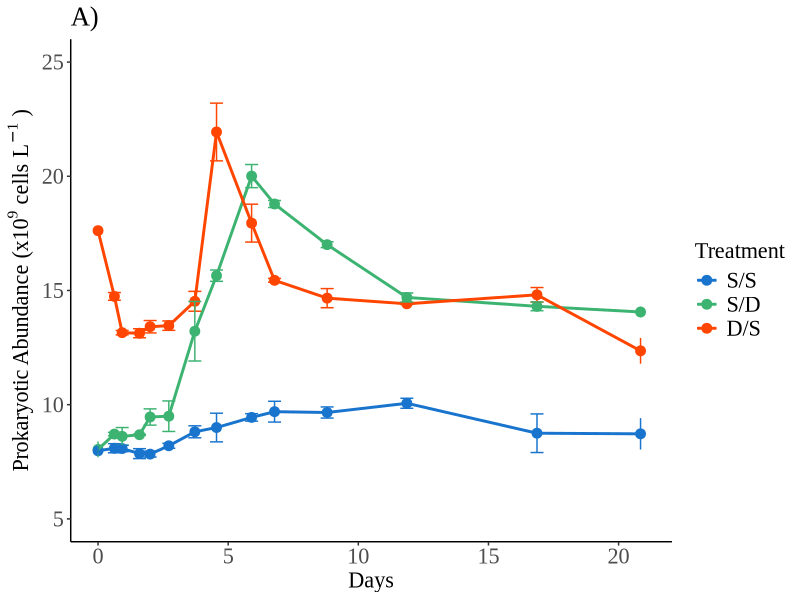
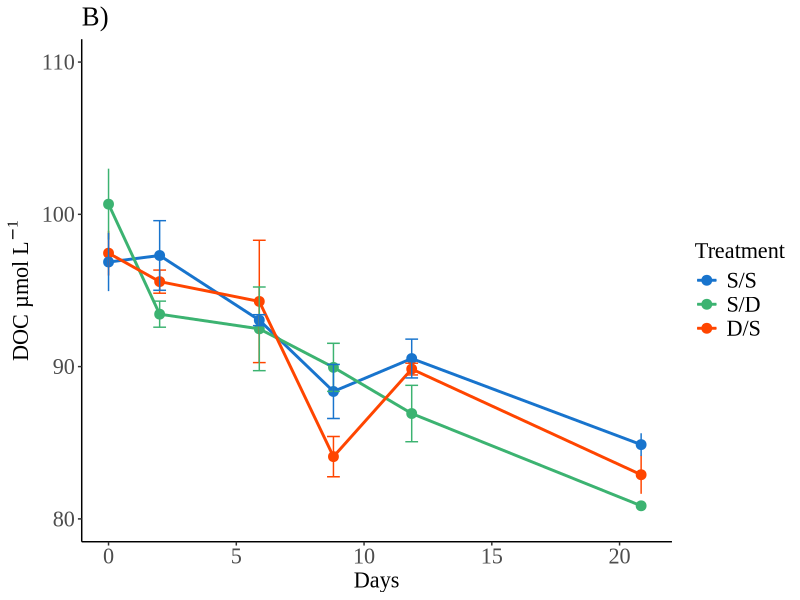
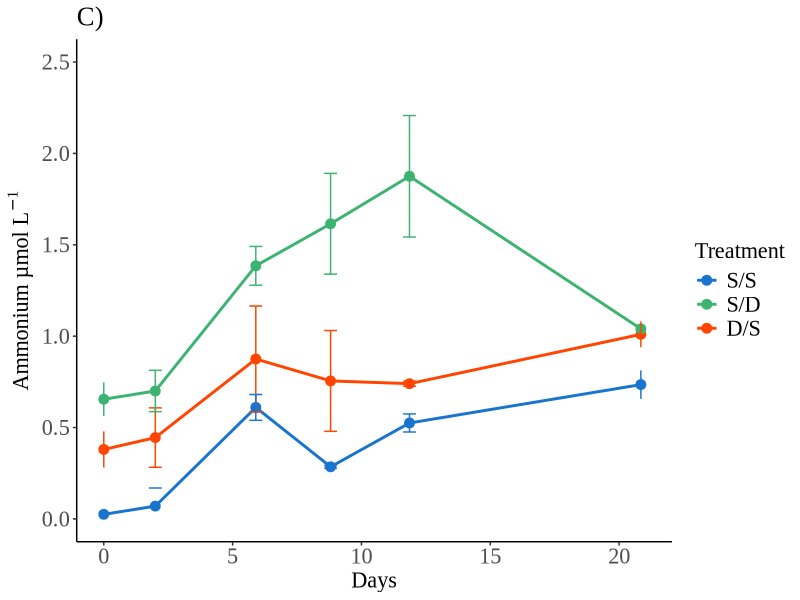
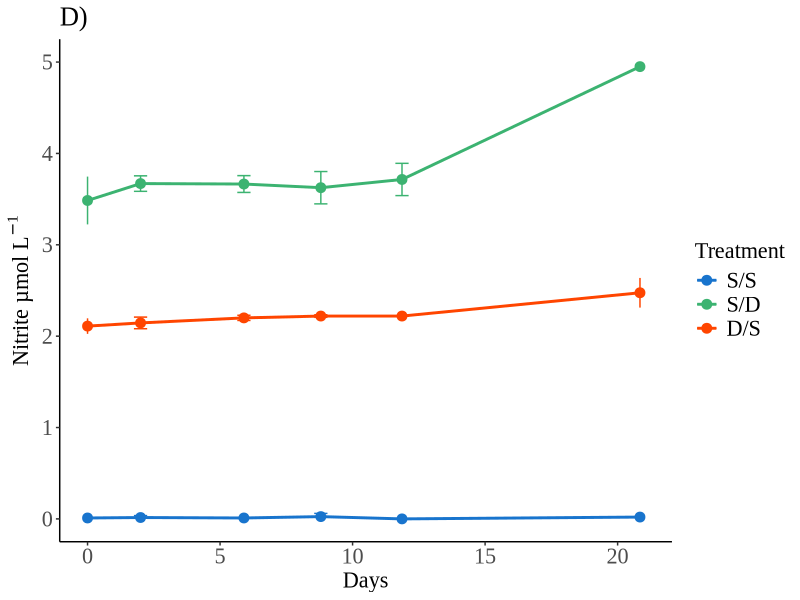
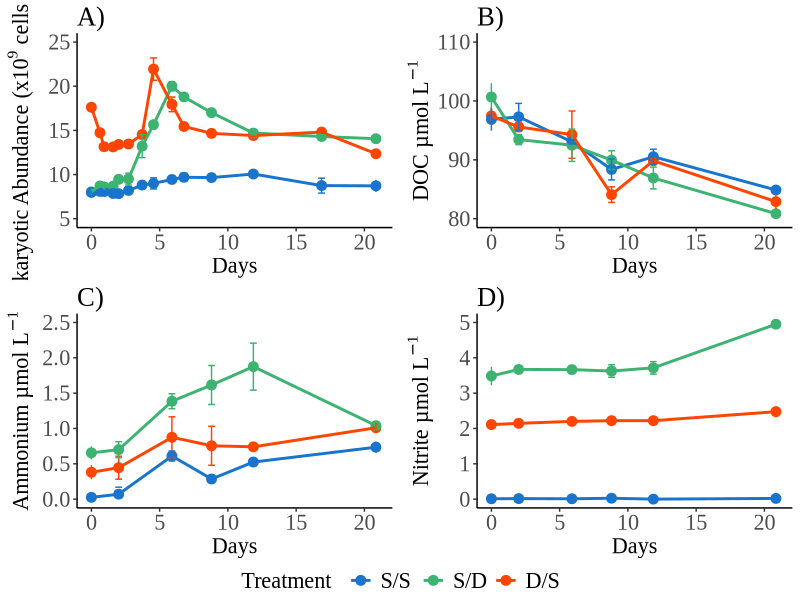
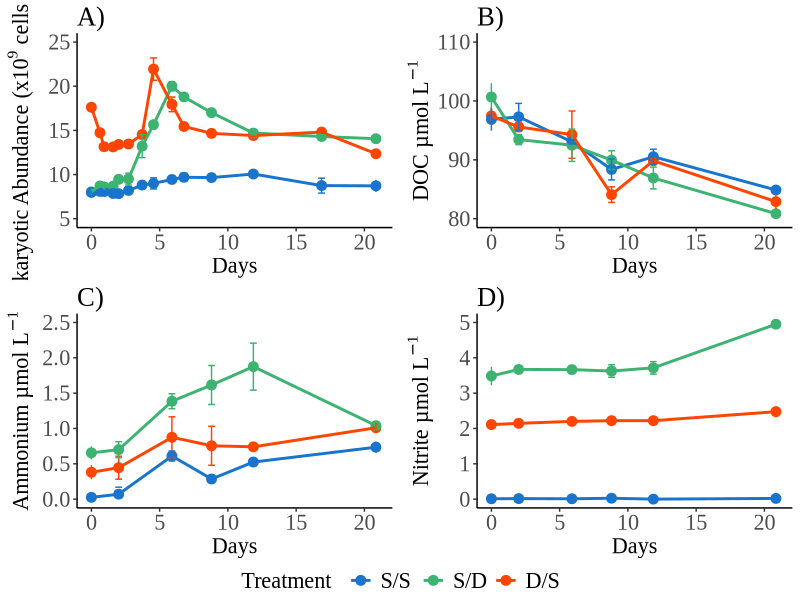

The R source for these figures, in order:
## Code written in 2023 by Rachel Parsons with assistance from Simon Biggs

library(tidyverse)
library(ggplot2)
library(ggtext)
library(gridExtra)

library("ggpubr")  ### use this for arranging multiple ggplots over multiple pages 
## library("here")  ## to allow you to designate file directory when saving images... see end of script.

#setwd("/Users/rachelbiggs/Library/CloudStorage/Dropbox/DH DOM Manuscript/Manuscript 1623/DH36 R Plots/Line Graphs")

setwd("~/Desktop/Rachel_R_example")
line <- read.csv(file = "Line2.csv", header = TRUE)

line <- line %>%
  arrange(Treatment) %>%
  mutate(Treatment = factor(Treatment, levels = c("S/S", 
                                                  "S/D",
                                                  "D/S")))

bact.graph <- ggplot(line, aes(x=Day, y=Bacteria))  +
  geom_point(aes(colour=Treatment), size=3) +
  geom_line(data=line,aes(colour=Treatment), size=1) +
  geom_errorbar(aes(ymin=Bacteria-Bacteria_SD, ymax=Bacteria+Bacteria_SD, colour=Treatment), width=0.5) +
  guides(size=FALSE) +
  labs(x="Days", y=expression("Prokaryotic Abundance (x10" ^9 ~ "cells L"^-1~")"), colour = "Treatment") + # use expression() function, have to kept blocks of text in "" then ^ to start superscript and ~ to stop
  # labs(x="Days", y=expression("Prokaryotes (x10" [9] ~ "cells L"[-1] ~")"), colour = "Treatment")) ### the [] would produce a subscript
  ggtitle("A)") +
  theme_classic() +
  scale_color_manual(values=c("dodgerblue3", "mediumseagreen", "orangered")) +
  scale_x_continuous(limits = c(0, 21)) +
  scale_y_continuous(limits = c(5, 25)) +
  theme(title = element_text(size=16, family="Times New Roman"),
        axis.title = element_text(size=16, family="Times New Roman"),
        axis.text = element_text(size=16, family="Times New Roman"),
        legend.title=element_text(size=16, family="Times New Roman"),  
        legend.text = element_text(size=16, family="Times New Roman"))
bact.graph

doc.graph <- ggplot(line, aes(x=Day, y=DOC))  +
  geom_point(aes(colour=Treatment), size=3) +
  geom_line(data=line[!is.na(line$DOC),],aes(colour=Treatment), size=1) +
  geom_errorbar(aes(ymin=DOC-DOC_SD, ymax=DOC+DOC_SD, colour=Treatment), width=0.5) +
  guides(size=FALSE) +
  labs(x="Days", y=expression("DOC µmol L"^-1), colour = "Treatment") + # use expression() then text in "", ^ to start superscript then the brackets close superscript function as no more text in Y label.
  ggtitle("B)") +
  theme_classic() +
  scale_color_manual(values=c("dodgerblue3", "mediumseagreen", "orangered")) +
  scale_x_continuous(limits = c(0, 21)) +
  scale_y_continuous(limits = c(80, 110)) +
  theme(title = element_text(size=16, family="Times New Roman"),
        axis.title = element_text(size=16, family="Times New Roman"),
        axis.text = element_text(size=16, family="Times New Roman"),
        legend.title=element_text(size=16, family="Times New Roman"),  
        legend.text = element_text(size=16, family="Times New Roman"))
doc.graph

ammonium.graph <- ggplot(line, aes(x=Day, y=Ammonium))  +
  geom_point(aes(colour=Treatment), size=3) +
  geom_line(data=line[!is.na(line$Ammonium),],aes(colour=Treatment), size=1) +
  geom_errorbar(aes(ymin=Ammonium-NH4_SD, ymax=Ammonium+NH4_SD, colour=Treatment), width=0.5) +
  labs(x="Days", y=expression("Ammonium µmol L"^-1), colour = "Treatment") + # use expression() then text in "", ^ to start superscript then the brackets close superscript function as no more text in Y label.
  ggtitle("C)") +
  theme_classic() +
  scale_color_manual(values=c("dodgerblue3", "mediumseagreen", "orangered")) +
  scale_x_continuous(limits = c(0, 21)) +
  scale_y_continuous(limits = c(0, 2.5)) +
  theme(title = element_text(size=16, family="Times New Roman"),
        axis.title = element_text(size=16, family="Times New Roman"),
        axis.text = element_text(size=16, family="Times New Roman"),
        legend.title=element_text(size=16, family="Times New Roman"),  
        legend.text = element_text(size=16, family="Times New Roman"))
ammonium.graph

nitrite.graph <- ggplot(line, aes(x=Day, y=Nitrite))  +
  geom_point(aes(colour=Treatment), size=3) +
  geom_line(data=line[!is.na(line$Nitrite),],aes(colour=Treatment), size=1) +
  geom_errorbar(aes(ymin=Nitrite-NO2_SD, ymax=Nitrite+NO2_SD, colour=Treatment), width=0.5) +
  labs(x="Days", y=expression("Nitrite µmol L"^-1), colour = "Treatment") + # use expression() then text in "", ^ to start superscript then the brackets close superscript function as no more text in Y label.
  ggtitle("D)") +
  theme_classic() +
  scale_color_manual(values=c("dodgerblue3", "mediumseagreen", "orangered")) +
  scale_x_continuous(limits = c(0, 21)) +
  scale_y_continuous(limits = c(0, 5)) +
  theme(title = element_text(size=16, family="Times New Roman"),
        axis.title = element_text(size=16, family="Times New Roman"),
        axis.text = element_text(size=16, family="Times New Roman"),
        legend.title=element_text(size=16, family="Times New Roman"),  
        legend.text = element_text(size=16, family="Times New Roman"))
nitrite.graph


## can summarise plots using common legend using ggarrange in ggpubr package

figure2 <- ggarrange(bact.graph, doc.graph, ammonium.graph, nitrite.graph, ncol = 2, nrow = 2,
                     common.legend = TRUE, legend = "bottom",
                     align = "hv")
figure2

# then save using ggsave, can specific size and resolution


ggsave("Figure2.png", plot = figure2, width = 8, height = 6, dpi = 300, units = "in")

